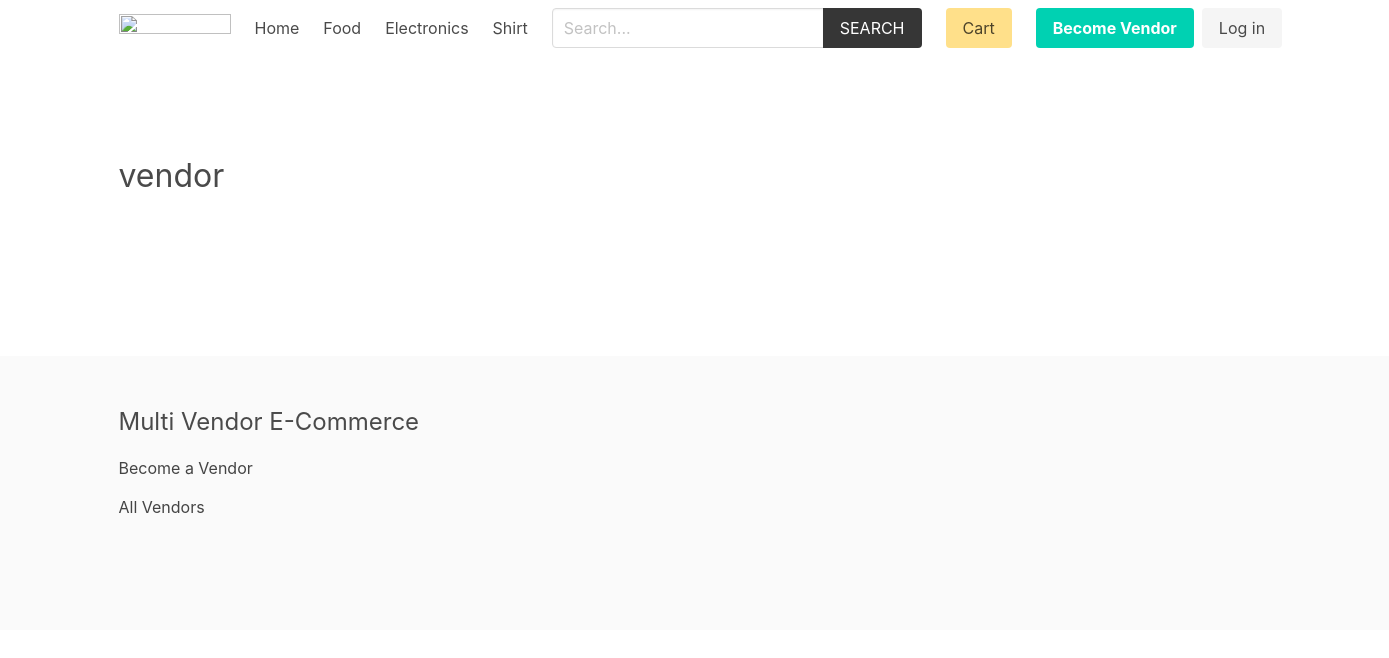
Page /vendor/1/ on the earlier database version.
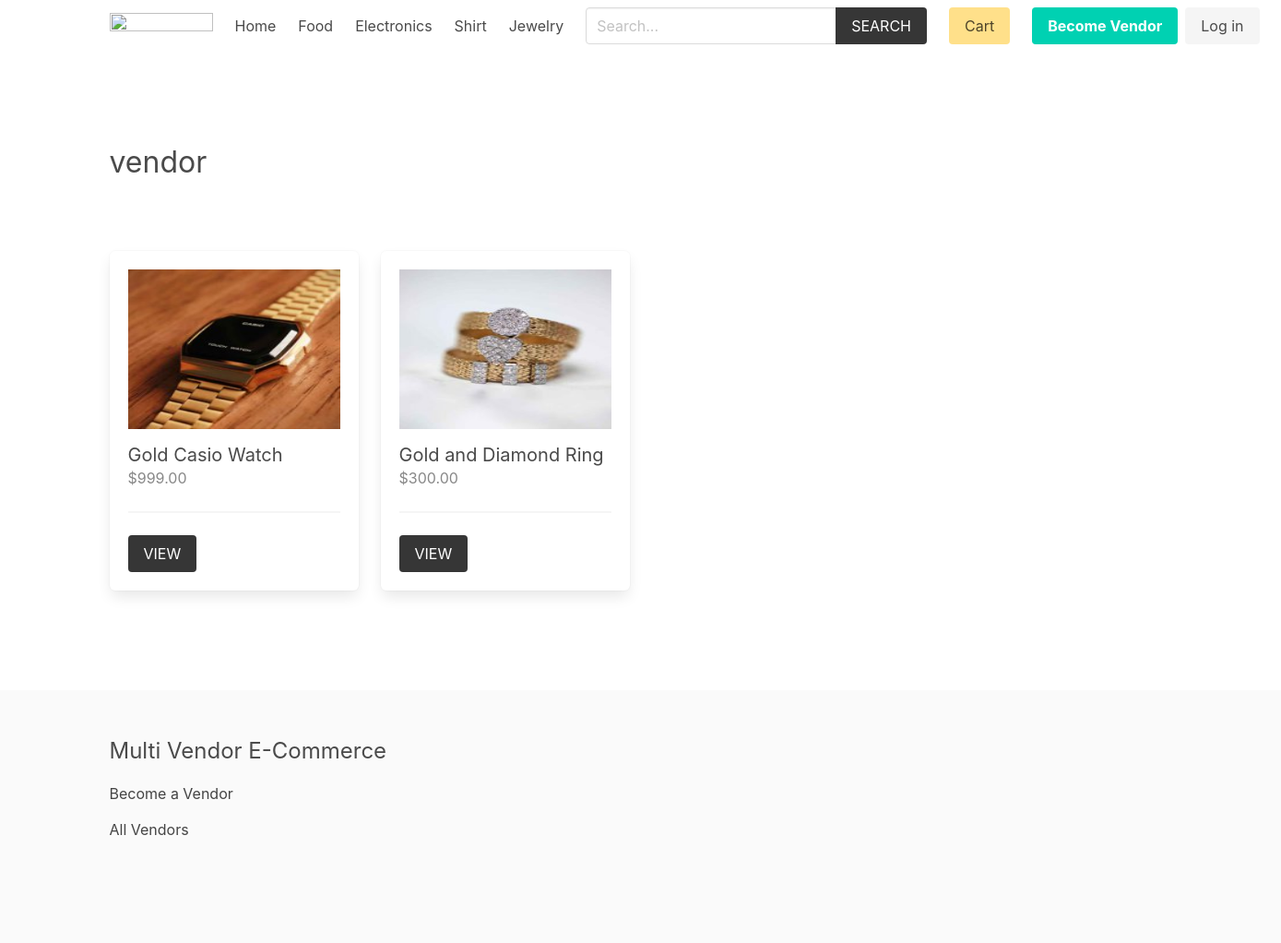
Same page on the later database version.
### product/models.py (models this page shows, shortened)
class Category(models.Model):
    title = models.CharField(max_length=50)
    slug = models.SlugField(max_length=55)
    ordering = models.IntegerField(default=0)
    class Meta:
        ordering = ['ordering']

class Product(models.Model):
    category = models.ForeignKey(Category, related_name='products', on_delete=models.CASCADE)
    vendor = models.ForeignKey(Vendor, related_name="products", on_delete=models.CASCADE)
    title = models.CharField(max_length=50)
    slug = models.SlugField(max_length=55)
    description = models.TextField(blank=True, null=True)
    price = models.DecimalField(max_digits=6, decimal_places=2)
    added_date = models.DateTimeField(auto_now_add=True)
    image = models.ImageField(upload_to='uploads/', blank=True, null=True)
    thumbnail = models.ImageField(upload_to='uploads/', blank=True, null=True) # Change uploads to thumbnails
    class Meta:
        ordering = ['-added_date']
    def get_thumbnail(self):
        if self.thumbnail:
            return self.thumbnail.url

### vendor/models.py (models this page shows, shortened)
class Vendor(models.Model):
    name = models.CharField(max_length=255)
    created_at = models.DateTimeField(auto_now_add=True)
    created_by = models.OneToOneField(User, related_name='vendor', on_delete=models.CASCADE)
    class Meta:
        ordering = ['name']

### vendor/views.py (the view)
# urls.py: path('vendor/', include('vendor.urls')),
def vendor(request, vendor_id):
    vendor = get_object_or_404(Vendor, pk=vendor_id)
    return render(request, 'vendor/vendor.html', {'vendor': vendor})

### cart/cart.py (called while the page is built)
    def __len__(self):
        return sum(item['quantity'] for item in self.cart.values())

### cart/context_processors.py (called while the page is built)
def cart(request):
    return {'cart': Cart(request)}

### product/context_processors.py (called while the page is built)
def menu_categories(request):
    categories = Category.objects.all()
    return {'categories': categories}

### templates/vendor/vendor.html (shortened to what this page needs)
{% extends 'core/base.html' %}
{% block content %}
    <div class="columns is-multiline mb-6">
        <div class="column is-12 has-test-centered mt-6 mb-6">
            <h2 class="is-size-3">{{vendor.name}}</h2>
        </div>
        {% for product in vendor.products.all %}
            {% include 'product/parts/list_item.html' %}
        {% endfor %}
    </div>
{% endblock content %}

### templates/core/base.html (shortened to what this page needs)
{% load static %}
<!DOCTYPE html>
<html lang="en">
<head>
    <link rel="stylesheet" href="https://cdn.jsdelivr.net/npm/bulma@0.9.2/css/bulma.min.css">
    <link rel="stylesheet" href="{% static 'css/main.css' %}">
</head>
<body>
    <div class="container">
        <nav class="navbar" role="navigation" aria-label="main navigation">
            <div class="navbar-brand">
                <a class="navbar-item" href="{% url 'core:home' %}">
                <img src="https://2.bp.blogspot.com/-mkVne3V2tzY/Xfo99c80KUI/AAAAAAAAD_c/9EbC4qu-fYAeVjLi3ONzRZ-osIW4H3qBACK4BGAYYCw/s1600/Vijay%2BThapa%2BLogo%2BHD.png" width="112" height="28">
                </a>
            </div>
            <div id="navbarBasicExample" class="navbar-menu">
                <div class="navbar-start">
                <a class="navbar-item" href="{% url 'core:home' %}">
                    Home
                </a>
                {% for category in categories %}
                    <a class="navbar-item" href="{% url 'product:category' category.slug %}">
                        {{category.title}}
                    </a>
                {% endfor %}
                </div>
                <div class="navbar-start">
                    <div class="navbar-item">
                        <form method="get" action="{% url 'product:search' %}">
                            <div class="field has-addons">
                                <div class="control">
                                    <input type="search" name="query" id="" class="input" placeholder="Search...">
                                </div>
                                <div class="control">
                                    <button class="button is-dark is-uppercase">Search</button>
                                </div>
                            </div>
                        </form>
                    </div>
                </div>
                <div class="navbar-end">
                <div class="navbar-item">
                    <a href="{% url 'cart:cart' %}" class="button is-warning">Cart {% if cart %}({{cart|length}}){% endif %}</a>
                </div>
                {% if request.user.is_authenticated %}
                <div class="navbar-item has-dropdown is-hoverable">
                    <a class="navbar-link is-capitalized">
                    {{user.vendor.name}}
                    </a>
                    <div class="navbar-dropdown">
                    <a class="navbar-item" href="{% url 'vendor:vendor-admin' %}">
                        Profile
                    </a>
                    <a class="navbar-item" href="{% url 'vendor:edit-vendor' %}">
                        Update Profile
                    </a>
                    <a class="navbar-item" href="{% url 'vendor:add-product' %}">
                        Add Product
                    </a>
                    <hr class="navbar-divider">
                    <a class="navbar-item" href="{% url 'vendor:logout' %}">
                        Logout
                    </a>
                    </div>
                </div>
                {% else %}
                <div class="navbar-item">
                    <div class="buttons">
                        <a class="button is-primary" href="{% url 'vendor:become-vendor' %}">
                            <strong>Become Vendor</strong>
                        </a>
                        <a class="button is-light" href="{% url 'vendor:login' %}">
                            Log in
                        </a>
                    </div>
                </div>
                {% endif %}
                </div>
            </div>
            </nav>
    </div>
    <section class="section">
        <div class="container">
            {% block content %}{% endblock content %}
        </div>
    </section>
    <footer class="footer">
        <div class="container">
            <h3 class="is-size-4 mb-4">Multi Vendor E-Commerce</h3>
            {% if request.user.is_authenticated %}
                <a href="{% url 'vendor:vendor-admin' %}">Vendor Admin</a>
            {% else %}
                <a href="{% url 'vendor:become-vendor' %}">Become a Vendor</a>
            {% endif %}
            <br>
            <a href="{% url 'vendor:vendors' %}">All Vendors</a>
        </div>
    </footer>
</body>
</html>

### templates/product/parts/list_item.html
<div class="column is-3 product-list-item">
                <div class="box">
                    <figure class="image is-4by3 mb-4">
                        <img src="{{ product.get_thumbnail }}" alt="{{product.title}}">
                    </figure>
                    <h2 class="subtitle">{{product.title}}</h2>
                    <h3 class="price is-size-6 mb-5">${{product.price}}</h3>
                    <hr>
                    <a href="{% url 'product:product' product.category.slug product.slug %}" class="button is-dark is-uppercase">View</a>
                </div>
            </div>

### core/static/css/main.css (style rules this page uses)
.footer a { margin-bottom: 15px; display: inline-block; color: #444; }
.product-list-item .box .subtitle { margin-bottom: 0; }
.product-list-item .box .price { color: #888; }

Differences in the rows shown:
added Category: title "Jewelry"
added Product: get_thumbnail (picture), title "Gold Casio Watch", price "999.00"
added Product: get_thumbnail (picture), title "Gold and Diamond Ring", price "300.00"
